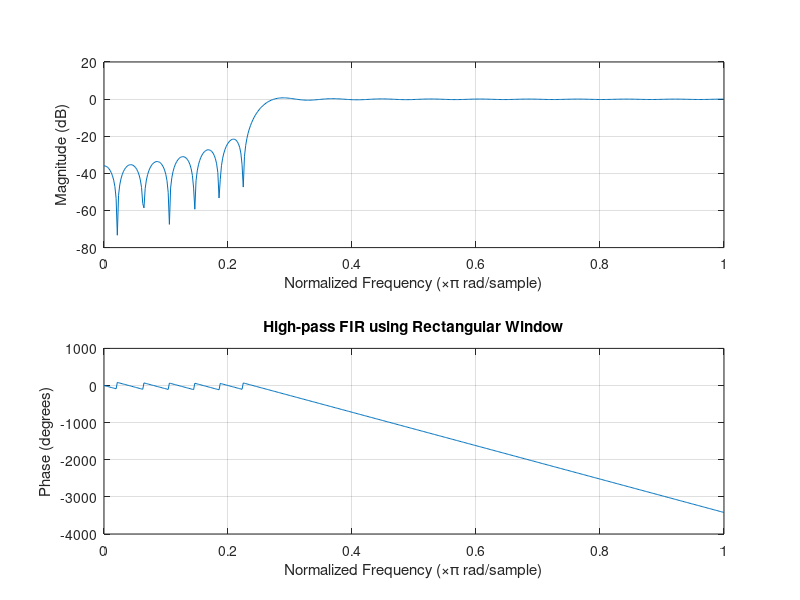
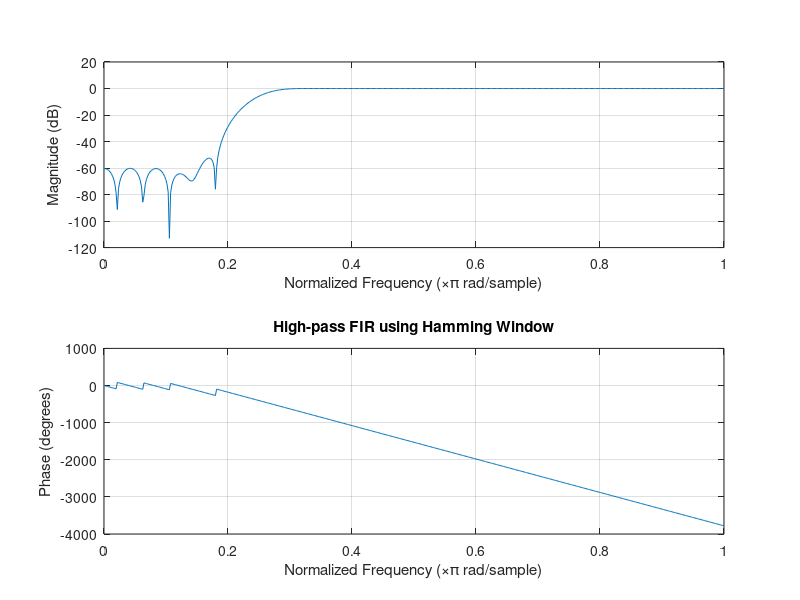
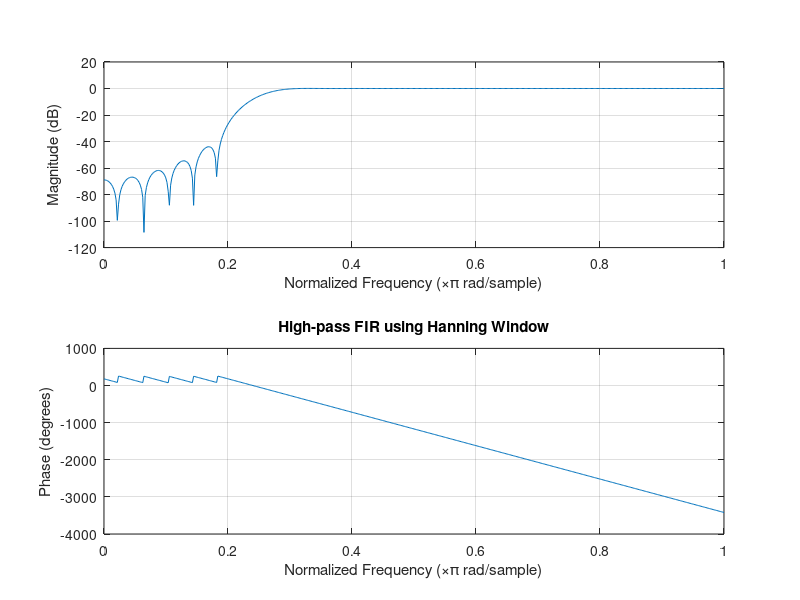

These figures' MATLAB source, in order:
clc;
clear;
close all;

%% ==========================================================
% Create Output Folder
%% ==========================================================

scriptPath = fileparts(mfilename('fullpath'));

if isempty(scriptPath)
    scriptPath = pwd;
end

outputFolder = fullfile(scriptPath,'HighPass_FIR_Output');

if ~exist(outputFolder,'dir')
    mkdir(outputFolder);
end

%% ==========================================================
% Input Parameters
%% ==========================================================

fp = 1000;                 % High-pass cutoff frequency (Hz)
fs = 8000;                 % Sampling frequency (Hz)
N = 50;                    % Filter order

wc = fp/(fs/2);            % Normalized cutoff frequency

%% ==========================================================
% FIR High Pass using Rectangular Window
%% ==========================================================

b_rect = fir1(N, wc, 'high', rectwin(N+1));

disp('--- High-Pass Coefficients (Rectangular Window) ---');
disp(b_rect');

fig1 = figure;
freqz(b_rect,1);
title('High-pass FIR using Rectangular Window');

exportgraphics(fig1,...
    fullfile(outputFolder,'HighPass_Rectangular_Window_Response.png'),...
    'Resolution',300);

%% ==========================================================
% FIR High Pass using Hamming Window
%% ==========================================================

b_hamm = fir1(N, wc, 'high', hamming(N+1));

disp('--- High-Pass Coefficients (Hamming Window) ---');
disp(b_hamm');

fig2 = figure;
freqz(b_hamm,1);
title('High-pass FIR using Hamming Window');

exportgraphics(fig2,...
    fullfile(outputFolder,'HighPass_Hamming_Window_Response.png'),...
    'Resolution',300);

%% ==========================================================
% FIR High Pass using Hanning Window
%% ==========================================================

b_hann = fir1(N, wc, 'high', hann(N+1));

disp('--- High-Pass Coefficients (Hanning Window) ---');
disp(b_hann');

fig3 = figure;
freqz(b_hann,1);
title('High-pass FIR using Hanning Window');

exportgraphics(fig3,...
    fullfile(outputFolder,'HighPass_Hanning_Window_Response.png'),...
    'Resolution',300);

%% ==========================================================
% Completion Message
%% ==========================================================

disp(' ');
disp('All High-Pass FIR filters designed successfully.');
disp(['Images saved in: ', outputFolder]);

disp('Saved Files:');
disp(fullfile(outputFolder,'HighPass_Rectangular_Window_Response.png'));
disp(fullfile(outputFolder,'HighPass_Hamming_Window_Response.png'));
disp(fullfile(outputFolder,'HighPass_Hanning_Window_Response.png'));
